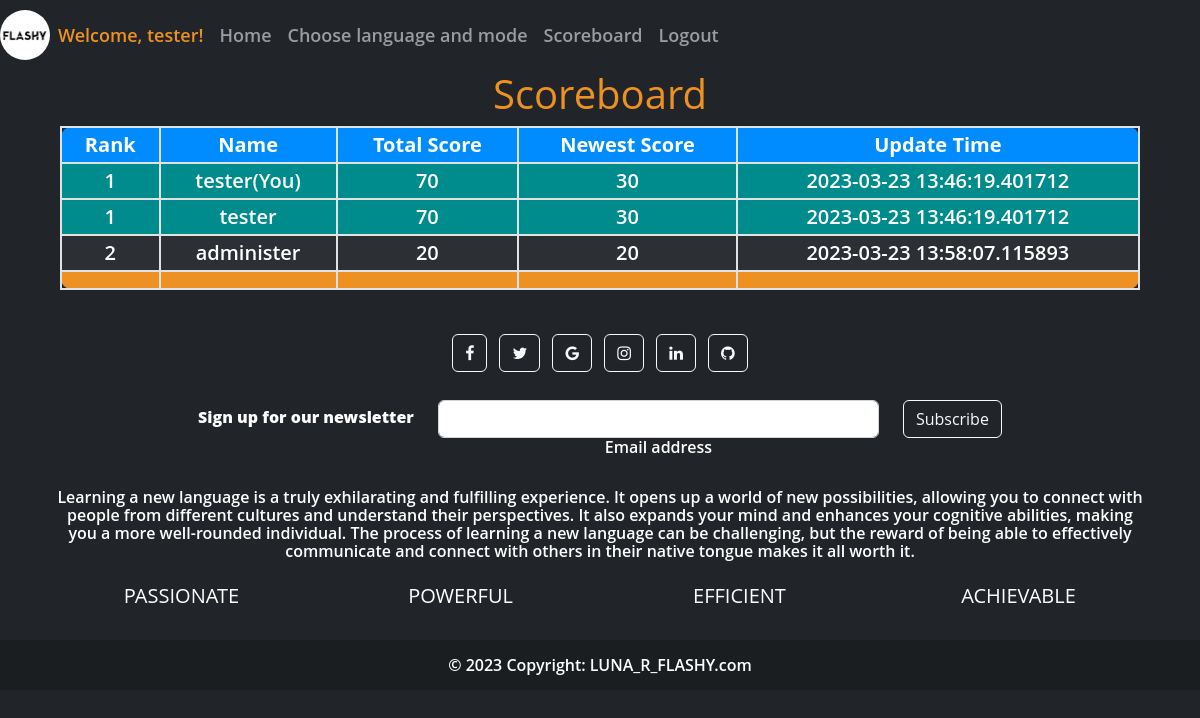
Page /scoreboard (signed in) on the earlier database version.
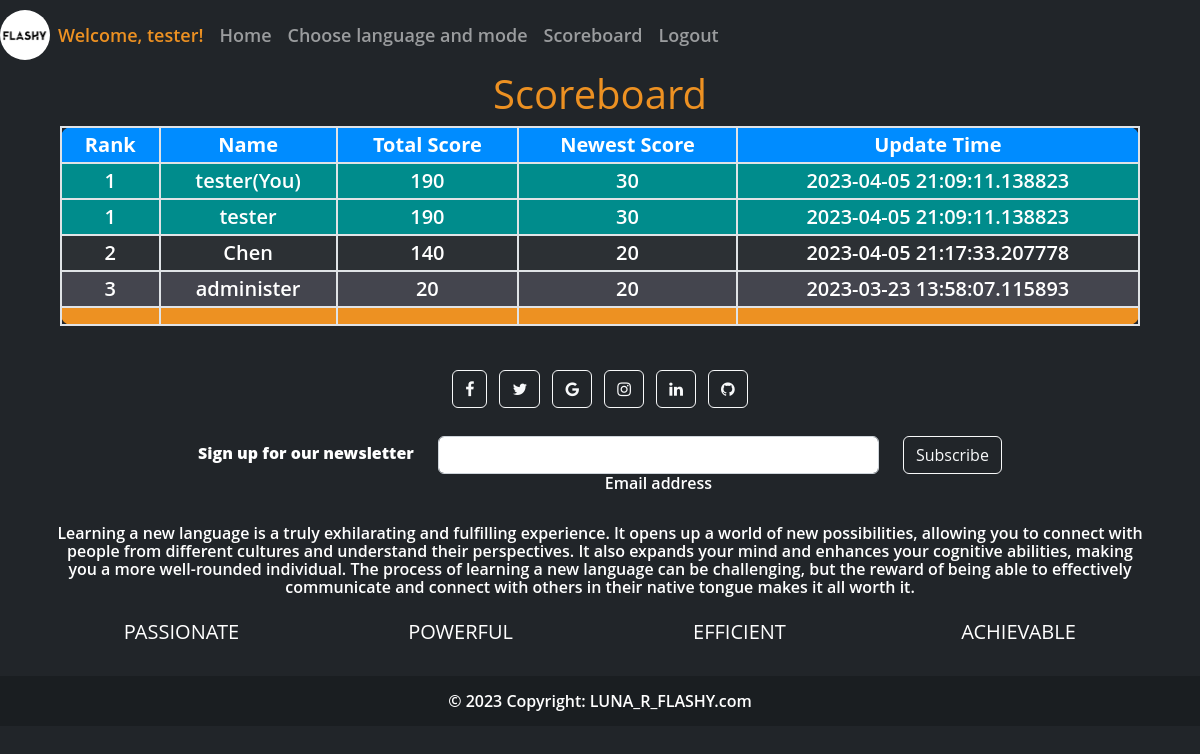
Same page on the later database version.
### website/models.py (models this page shows, shortened)
class Score(db.Model):
    id = db.Column(db.Integer, primary_key=True)
    score = db.Column(db.Integer)
    date = db.Column(db.DateTime(timezone=True), default=func.now())
    user_id = db.Column(db.Integer, db.ForeignKey('user.id'))

class User(db.Model, UserMixin):
    id = db.Column(db.Integer, primary_key=True)
    username = db.Column(db.String(150), unique=True, nullable=False)
    email = db.Column(db.String(150))
    password = db.Column(db.String(150))
    notes= db.relationship('Note')
    scores= db.relationship('Score')

### website/auth.py (the view)
@auth.route('/scoreboard', methods=['GET'])
@login_required
def scoreboard():
    user_score = {"username": current_user.username, "rank": "None",
                  "total_score": "None", "newest_score": "None", "newest_time": "None"}
    all_rows = []
    rank_table = db.session.query(Score.user_id, func.sum(Score.score).label(
        "total_score")).group_by(Score.user_id).order_by(desc("total_score")).all()
    for rank, item in enumerate(rank_table):
        try:
            user = User.query.filter_by(id=item[0]).one()
        except:
            continue
        user_score_newest = Score.query.filter_by(
            user_id=user.id).order_by(Score.date.desc()).first()
        row = {"username": user.username, "rank": rank + 1,
               "total_score": item[1], "newest_score": user_score_newest.score, "newest_time": user_score_newest.date}
        if item[0] == current_user.id:
            user_score = row
        all_rows.append(row)
    return render_template('scoreboard.html', user=current_user, user_score=user_score, all_score=all_rows)

### website/__init__.py (called while the page is built)
def create_app():
    app = Flask(__name__)
    app.config['SECRET_KEY'] = 'sdfa__dskf__ljkj'
    app.config['SQLALCHEMY_DATABASE_URI'] = f'sqlite:///{DB_NAME}'
    db.init_app(app)
    from .views import views
    from .auth import auth
    app.register_blueprint(views, url_prefix='/')
    app.register_blueprint(auth, url_prefix='/')
    from .models import Note, Score, User
    with app.app_context():
        db.create_all()
    login_manager = LoginManager()
    login_manager.login_view = 'auth.login'
    login_manager.init_app(app)
    @login_manager.user_loader
    def load_user(id):
        return User.query.get(int(id))
    return app

### website/templates/scoreboard.html (shortened to what this page needs)
{% extends "base.html" %}
{% block content %}
<div class="container-fluid">
    <div class="row mx-auto scoreboard">
        <h1 style="text-align: center;">Scoreboard</h1>
    </div>
    <div class="table-responsive mx-lg-5">
        <table class="table table-dark table-striped table-lg scoreboard-table" >
          <thead>
            <tr>
              <th scope="col" style="border-radius: 10px 0 0 0;">Rank</th>
              <th scope="col">Name</th>
              <th scope="col">Total Score</th>
              <th scope="col">Newest Score</th>
              <th scope="col" style="border-radius: 0 10px 0 0;">Update Time</th>
            </tr>
          </thead>
          <tbody>
            <tr class="user-row">
                <td>{{user_score.rank}}</td>
                <td><a href="/scoreboard/look?username={{user_score.username}}">{{user_score.username}}(You)</a></td>
                <td>{{user_score.total_score}}</td>
                <td>{{user_score.newest_score}}</td>
                <td>{{user_score.newest_time}}</td>
            </tr>
            {% for score in all_score %}
            <tr {% if score.username == user_score.username %}class="user-row"{%endif%}>
                <td>{{score.rank}}</td>
                <td><a href="/scoreboard/look?username={{score.username}}">{{score.username}}</a></td>
                <td>{{score.total_score}}</td>
                <td>{{score.newest_score}}</td>
                <td>{{score.newest_time}}</td>
            </tr>
            {% endfor %}
          </tbody>
          <tfoot class="scoreboard-table-footer" >
            <td style="border-radius: 0 0 0 10px;"></td>
            <td></td>
            <td></td>
            <td></td>
            <td style="border-radius: 0 0 10px 0;"></td>
        </tfoot>
        </table>
      </div>
</div>
{% endblock %}

### website/templates/base.html (shortened to what the changed rows need)
<!DOCTYPE html>
<html>
  <head>
    <link href="https://cdn.jsdelivr.net/npm/bootstrap@5.2.3/dist/css/bootstrap.min.css" rel="stylesheet">
    <link rel="stylesheet" type="text/css" href="{{url_for('static', filename='style.css')}}">
    <link rel="stylesheet" href="https://cdnjs.cloudflare.com/ajax/libs/font-awesome/4.7.0/css/font-awesome.min.css">
  </head>
  <body>
    <nav class="navbar navbar-expand-lg navbar-dark bg-dark" style="height:70px; font-size: 18px; color:white;">
      <div class="collapse navbar-collapse" id="navbarNav">
        <div class="navbar-nav align-items-center" style="height: 100%;">
          {% if user.is_authenticated %}
          <img src="{{ url_for('static', filename='pics/flashy.jpg') }}" alt="Logo" width="50" height="50"  class="rounded-circle" >
          <a class="nav-item nav-link" style="color: rgb(237, 145, 34);">Welcome, {{ user.username }}!</a>
          <a class="nav-item nav-link" id="home" href="/">Home</a>
          <a class="nav-item nav-link" id="choice" href="/choose_lang_mode">Choose language and mode</a>
          <a class="nav-item nav-link" id="scoreboard" href="/scoreboard">Scoreboard</a>
          <a class="nav-item nav-link" id="logout" href="/logout">Logout</a>
          {% else %}
          <img src="{{ url_for('static', filename='pics/flashy.jpg') }}" alt="Logo" width="50" height="50"  class="rounded-circle" >
          <a class="nav-item nav-link" id="home" href="/">Home</a>
          <a class="nav-item nav-link" id="login" href="/login">Login/Sign up</a>
          {% endif %}
        </div>
      </div>
    </nav>
      {% block content %}
      {% endblock%}
  </body>
</html>

Differences in the rows shown:
no longer on this page (row unchanged): Score: newest_time "2023-03-23 13:46:19.401712"
computed for User "tester": total_score "70" → "190"; newest_time "2023-03-23 13:46:19.401712" → "2023-04-05 21:09:11.138823"
added Score: newest_time "2023-04-05 21:09:11.138823"
added User: rank "2", username "Chen", total_score "140", newest_score "20", newest_time "2023-04-05 21:17:33.207778"
computed for User "administer": rank "2" → "3"
Other differences:
{{ user_score.total_score }}: "70" → "190"
